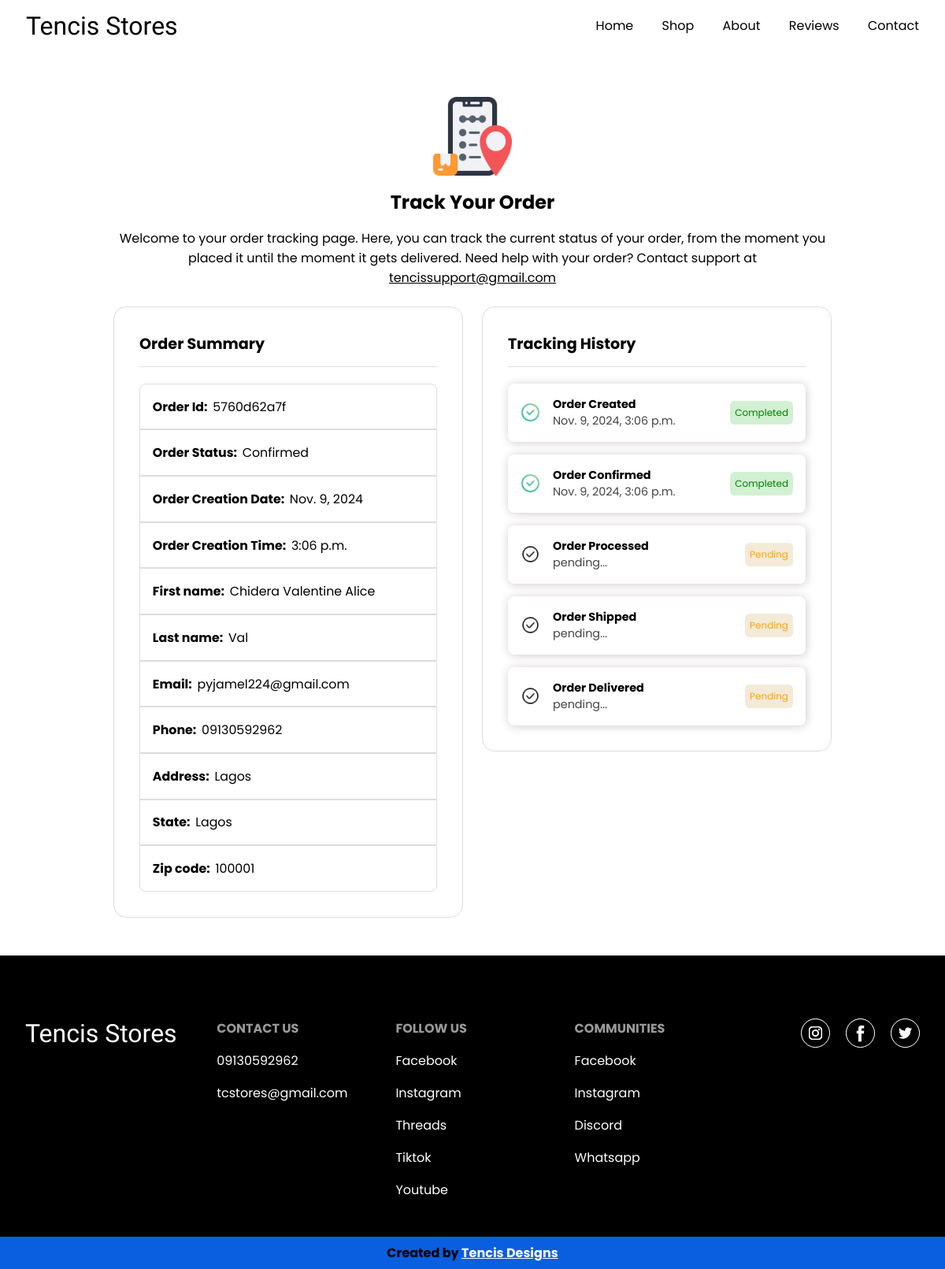
The page /trackorder/18/ on the database its author committed.
### shopapp/models.py (models this page shows, shortened)
class Order(models.Model):
    order_id = models.CharField(max_length=150, null=True, blank=False)
    transaction_id = models.CharField(max_length=150, null=True, blank=True)
    first_name = models.CharField(max_length=150, null=False, blank=False)
    last_name = models.CharField(max_length=150, null=False, blank=False)
    email = models.EmailField(max_length=100, unique=True, null=False, blank=False, error_messages={
        'unique': 'This email address is tied to an existing order, try using a different one!'
    })
    phone = models.CharField(max_length=11, null=False, blank=False)
    address = models.CharField(max_length=150, null=False, blank=False)
    state = models.CharField(max_length=150, null=False, blank=False)
    zip_code = models.IntegerField(null=False, blank=False)
    active = models.BooleanField(default=False)
    processed = models.BooleanField(default=False)
    shipped = models.BooleanField(default=False)
    delivered = models.BooleanField(default=False)
    cartproducts = models.ManyToManyField(CartProduct, blank=False)
    create_time = models.DateTimeField(default=timezone.now)
    processed_time = models.DateTimeField(default=timezone.now)
    shipped_time = models.DateTimeField(default=timezone.now)
    delivered_time = models.DateTimeField(default=timezone.now)

### shopapp/views.py (the view)
# urls.py: path('trackorder/<int:order_id>/', views.track_order)
def track_order(request, order_id):
    order = Order.objects.get(id=order_id)
    if not order.active:
        return redirect(f'/checkout/{order_id}')
    return render(request, 'trackorder.html', {'order': order})

### templates/trackorder.html (shortened to what this page needs)
<!DOCTYPE html>
<html lang="en">
<head>
    {% load static %}
    {% load checkmodels %}
    <link rel="stylesheet" href="{% static 'shop.css' %}">
</head>
<body>
    <div class="con">
        <div class="success">
            <div class="successinfo">
                <img src="{% static 'tracking_17818197.png' %}" alt="" width="100" height="100">
                <h2>Track Your Order</h2>
                <p>Welcome to your order tracking page. Here, you can track the current status of your order, from the moment
                    you placed it until the moment it gets delivered.
                     Need help with your order? Contact support at <a href="mailto:tencissupport@gmail.com">tencissupport@gmail.com</a>
                </p>
            </div>
            <div class="successdetail">
                <div class="detaildiv">
                    <h2>Order Summary</h2>
                    <p><b>Order Id: &nbsp;</b>{{ order.order_id }}</p>
                    <p><b>Order Status: &nbsp;</b>Confirmed</p>
                    <p><b>Order Creation Date: &nbsp;</b>{{ order.create_time.date }}</p>
                    <p><b>Order Creation Time: &nbsp;</b>{{ order.create_time.time }}</p>
                    <p><b>First name: &nbsp;</b>{{ order.first_name }}</p>
                    <p><b>Last name: &nbsp;</b>{{ order.last_name }}</p>
                    <p><b>Email: &nbsp;</b>{{ order.email }}</p>
                    <p><b>Phone: &nbsp;</b>{{ order.phone }}</p>
                    <p><b>Address: &nbsp;</b>{{ order.address }}</p>
                    <p><b>State: &nbsp;</b>{{ order.state }}</p>
                    <p><b>Zip code: &nbsp;</b>{{ order.zip_code }}</p>
                </div>
                <div class="detaildiv">
                    <h2>Tracking History</h2>
                    <div class="status">
                        <div class="checkicon">
                            <img src="{% static 'check.png' %}" alt="" width="25" height="25">
                        </div>
                        <div class="statustext">
                            <p>Order Created</p>
                            <p>{{ order.create_time }}</p>
                        </div>
                        <div class="statusstate">
                            <p class="complete">Completed</p>
                        </div>
                    </div>
                    <div class="status">
                        <div class="checkicon">
                            {% if order.active %}
                            <img src="{% static 'check.png' %}" alt="" width="25" height="25">
                            {% else %}
                            <img src="{% static 'check_14610849.png' %}" alt="" width="25" height="25">
                            {% endif %}
                        </div>
                        <div class="statustext">
                            <p>Order Confirmed</p>
                            {% if order.active %}
                            <p>{{ order.create_time }}</p>
                            {% else %}
                            <p>pending...</p>
                            {% endif %}
                        </div>
                        <div class="statusstate">
                            {% if order.active %}
                            <p class="complete">Completed</p>
                            {% else %}
                            <p>Pending</p>
                            {% endif %}
                        </div>
                    </div>
                    <div class="status">
                        <div class="checkicon">
                            {% if order.processed %}
                            <img src="{% static 'check.png' %}" alt="" width="25" height="25">
                            {% else %}
                            <img src="{% static 'check_14610849.png' %}" alt="" width="25" height="25">
                            {% endif %}
                        </div>
                        <div class="statustext">
                            <p>Order Processed</p>
                            {% if order.processed %}
                            <p>{{ order.processed_time }}</p>
                            {% else %}
                            <p>pending...</p>
                            {% endif %}
                        </div>
                        <div class="statusstate">
                            {% if order.processed %}
                            <p class="complete">Completed</p>
                            {% else %}
                            <p>Pending</p>
                            {% endif %}
                        </div>
                    </div>
                    <div class="status">
                        <div class="checkicon">
                            {% if order.shipped %}
                            <img src="{% static 'check.png' %}" alt="" width="25" height="25">
                            {% else %}
                            <img src="{% static 'check_14610849.png' %}" alt="" width="25" height="25">
                            {% endif %}
                        </div>
                        <div class="statustext">
                            <p>Order Shipped</p>
                            {% if order.shipped %}
                            <p>{{ order.shipped_time }}</p>
                            {% else %}
                            <p>pending...</p>
                            {% endif %}
                        </div>
                        <div class="statusstate">
                            {% if order.shipped %}
                            <p class="complete">Completed</p>
                            {% else %}
                            <p>Pending</p>
                            {% endif %}
                        </div>
                    </div>
                    <div class="status">
                        <div class="checkicon">
                            {% if order.delivered %}
                            <img src="{% static 'check.png' %}" alt="" width="25" height="25">
                            {% else %}
                            <img src="{% static 'check_14610849.png' %}" alt="" width="25" height="25">
                            {% endif %}
                        </div>
                        <div class="statustext">
                            <p>Order Delivered</p>
                            {% if order.delivered %}
                            <p>{{ order.delivered_time }}</p>
                            {% else %}
                            <p>pending...</p>
                            {% endif %}
                        </div>
                        <div class="statusstate">
                            {% if order.delivered %}
                            <p class="complete">Completed</p>
                            {% else %}
                            <p>Pending</p>
                            {% endif %}
                        </div>
                    </div>
                </div>
            </div>
        </div>
        <div class="contact" id="contact" data-aos="fade-up" data-aos-duration="1000" data-aos-delay="200">
            <div class="contcon">
                <div class="contlogo">
                    <h2>Tencis Stores</h2>
                </div>
                <div class="contlinks">
                    <div class="linkdiv">
                        <p class="for">contact us</p>
                        <a href="tel:09130592962">09130592962</a>
                        <a href="mailto:tcstores@gmail.com">tcstores@gmail.com</a>
                    </div>
                    <div class="linkdiv">
                        <p class="for">follow us</p>
                        <a href="">Facebook</a>
                        <a href="">Instagram</a>
                        <a href="">Threads</a>
                        <a href="">Tiktok</a>
                        <a href="">Youtube</a>
                    </div>
                    <div class="linkdiv">
                        <p class="for">Communities</p>
                        <a href="">Facebook</a>
                        <a href="">Instagram</a>
                        <a href="">Discord</a>
                        <a href="">Whatsapp</a>
                    </div>
                </div>
                <div class="conticons">
                    <div class="imgcon">
                        <img src="{% static 'instagram_4494468.png' %}" alt="" width="35" height="35">
                    </div>
                    <div class="imgcon">
                        <img src="{% static 'facebook_2168281.png' %}" alt="" width="35" height="35">
                    </div>
                    <div class="imgcon">
                        <img src="{% static 'twitter_4401454.png' %}" alt="" width="35" height="35">
                    </div>
                </div>
            </div>
        </div>
    </div>
    <div class="menu">
        <div class="logo">
            <h1>Tencis Stores</h1>
        </div>
        <div class="links">
            <a href="/#">Home</a>
            <a href="/#shop">Shop</a>
            <a href="/#about">About</a>
            <a href="/#reviews">Reviews</a>
            <a href="/#contact">Contact</a>
        </div>
    </div>
    <div class="banner">
        <p>Created by <a href="https://www.tencis.online">Tencis Designs</a> </p>
    </div>
</body>
</html>

### static/shop.css (style rules this page uses)
* { margin: 0; padding: 0; font-family: "Poppins", sans-serif; font-style: normal; }
body { background-color: #fff; }
html { scroll-behavior: smooth; }
.menu { background-color: white; background: rgba(255, 255, 255, 0.5); backdrop-filter: blur(15px); -webkit-backdrop-filter: blur(15px); border: 1px solid rgba(255, 255, 255, 0.3); display: flex; align-items: center; padding: .8em 7em; box-sizing: border-box; position: fixed; top: 0; left: 0; right: 0; }
.banner { position: fixed; bottom: 0; left: 0; right: 0; background-color: #095fe0; color: black; font-weight: bold; display: flex; align-items: center; justify-content: center; padding: .5em; }
.banner a { color: white; }
.logo { flex: 1; }
.logo h1 { font-family: "Satisfy", cursive; font-weight: 400; font-style: normal; }
.links a { text-decoration: none; color: black; margin-left: 2em; }
.con { box-sizing: border-box; margin-top: 4.7em; }
.contact { padding: 4em 7em; box-sizing: border-box; background-color: black; color: white; }
.contcon { display: flex; flex-wrap: wrap; margin: 1em 0; }
.contlogo, .contlinks, .conticons { flex: 1; }
.contlogo h2 { font-family: "Satisfy", cursive; font-weight: 400; font-style: normal; font-size: 2em; }
.contlinks { display: flex; flex: 3; }
.linkdiv { padding: 0 1em; box-sizing: border-box; flex: 1; display: flex; flex-direction: column; align-items: flex-start; }
.linkdiv p, .linkdiv a { color: white; text-decoration: none; margin: .5em 0; }
.linkdiv p.for { color: #999; text-transform: uppercase; font-weight: 700; margin: 0; padding: 0; margin-bottom: .5em; }
.conticons { display: flex; justify-content: flex-end; align-items: flex-start; gap: 20px; }
.imgcon { background-color: white; border: 1px solid white; border-radius: 4em; transition: all .5s ease; }
.conticons img { cursor: pointer; display: block; }
.success { padding: 3em 9em; }
.successinfo { display: flex; flex-direction: column; align-items: center; gap: 1em; text-align: center; }
.successinfo a { text-decoration: underline; color: black; }
.successdetail { display: flex; margin-top: 1.5em; gap: 1.5em; align-items: flex-start; }
.detaildiv { flex: 1; padding: 2em; border: 1px solid #ddd; border-radius: 1em; box-sizing: border-box; flex: 2; }
.detaildiv h2 { padding-bottom: .7em; margin-bottom: 1.1em; border-bottom: 1px solid #ddd; font-size: 1.2em; }
.detaildiv p, .orderitem { border: 1px solid #ddd; font-size: .99em; padding: 1em; }
.status { background-color: white; display: flex; align-items: center; gap: 1em; box-shadow: 1px 1px .7em rgb(209, 202, 202); padding: 1em; box-sizing: border-box; border-radius: .5em; margin-bottom: 1em; }
.status:last-of-type { margin-bottom: 0; }
.checkicon img { display: block; }
.status p { padding: 0; margin: 0; border: none; font-size: .9em; color: #444; }
.statustext { flex: 1; }
.statustext p:first-of-type { font-weight: bold; color: black; }
.statusstate p { color: orange; background-color: rgb(243, 234, 215); font-size: .75em; padding: .5em; box-sizing: border-box; border-radius: .3em; }
.statusstate p.complete { color: green; background-color: rgb(210, 240, 210); }
.detaildiv p:first-of-type, .orderitem:first-of-type { border-top-right-radius: .5em; border-top-left-radius: .5em; }
.detaildiv p:last-of-type, .orderitem:last-of-type { border-bottom-right-radius: .5em; border-bottom-left-radius: .5em; }
@media (max-width: 1200px) { .home, .about, .reviews, .menu, .contact, .shop, .ft { padding-left: 2em; padding-right: 2em; } }

### rows shown on the page
Order: order_id "5760d62a7f", create_time "Nov. 9, 2024", create_time.time "3:06 p.m.", first_name "Chidera Valentine Alice", last_name "Val", email "pyjamel224@gmail.com", phone "09130592962", address "Lagos", state "Lagos", zip_code "100001", create_time "Nov. 9, 2024, 3:06 p.m."
